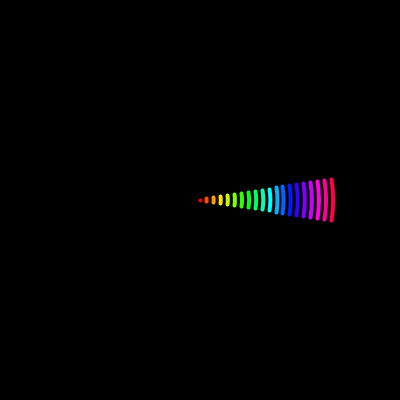
Frame 1 (no input)
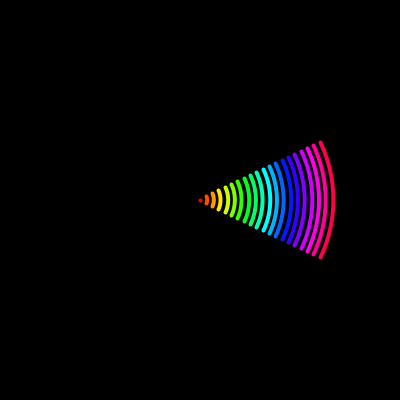
Frame 60 (the mouse pressed at the canvas centre just before this capture)
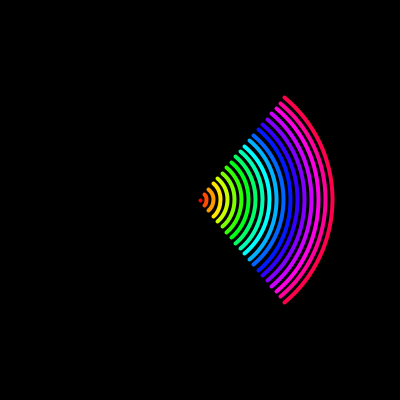
Frame 120 (the mouse held since frame 60 and released just before this capture)

The Processing sketch that drew these frames (run headless with seeded random() and noise(); from frame 60 on, the mouse is pressed at the canvas centre):

// Processing sketch: processing_152685
// ── processing_152685.pde

/*
  Original idea is not my own, I made this using inspiration from:
  http://imgur.com/user/Ecne and http://imgur.com/gallery/H1CyoAP
*/
  
final int numLines = 20;

void setup(){
    size(400, 400);
    noFill();
    strokeWeight(4);
    colorMode(HSB,1);
}

void draw(){
    background(0);

    for(int i = 0; i < numLines; i++)
    {
        float j = abs(sin(frameCount/20.0f + (i/numLines * PI)) * TWO_PI);
        stroke((i/(float)numLines), 1, 1);
        arc(width/2, height/2, i*14, i*14, -j/2,  j/2);
    }
}
